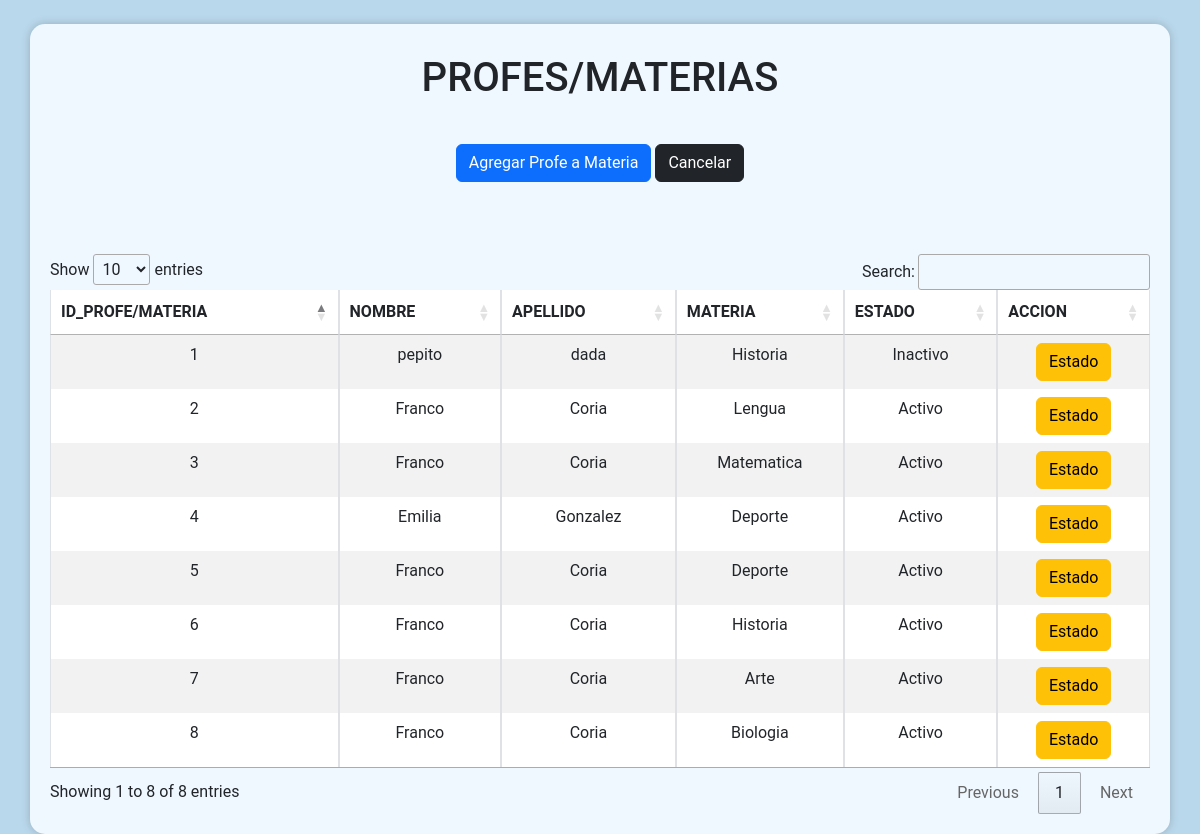
The page /admin/profe_materia/profeMateria.php (signed in) on the database its author committed.
### tables this page shows
CREATE TABLE `profe_materia` (
  `id_pm` int(11) NOT NULL,
  `id_profesor` int(11) NOT NULL,
  `id_materia` int(11) NOT NULL,
  `id_estado` int(11) NOT NULL
);

CREATE TABLE `profesores` (
  `id_profesor` int(11) NOT NULL,
  `nombre` varchar(50) NOT NULL,
  `apellido` varchar(50) NOT NULL,
  `correo` varchar(50) NOT NULL,
  `usuario` varchar(50) NOT NULL,
  `contraseña` varchar(50) NOT NULL,
  `id_sexo` int(11) NOT NULL,
  `id_estado` int(11) NOT NULL
);

CREATE TABLE `materia` (
  `id_materia` int(11) NOT NULL,
  `tipo` varchar(50) NOT NULL
);

CREATE TABLE `estado` (
  `id_estado` int(11) NOT NULL,
  `tipo` varchar(50) NOT NULL
);

### admin/profe_materia/profeMateria.php (the view, shortened to what this page needs)
<?php
$conn = mysqli_connect("localhost", "root", "", "gestion_calificaciones");
?>
<!DOCTYPE html>
<html lang="en">
<head>
    <link rel="stylesheet" href="https://cdn.jsdelivr.net/npm/bootstrap@5.3.0-alpha1/dist/css/bootstrap.min.css">
    <link rel="stylesheet" href="//cdn.datatables.net/1.13.4/css/jquery.dataTables.min.css">
</head>
<br>
<body>
    <div class="container">
        <h1>PROFES/MATERIAS</h1>
        <br>
        <button type="button" class="btn btn-primary" onclick="window.location.href='insertarProfeMateria.php'">Agregar Profe a Materia</button>
        <button type="button" class="btn btn-dark" onclick="window.location.href='../modoAdmin.php'">Cancelar</button>
        <br><br><br><br>
        <?php
        $sql = "SELECT p.id_pm, s.id_profesor, e.id_materia, x.id_estado, s.nombre, s.apellido AS profesores , e.tipo AS materia, x.tipo AS estado
        FROM profe_materia p
        JOIN materia e ON p.id_materia = e.id_materia
        JOIN profesores s ON p.id_profesor = s.id_profesor
        JOIN estado x ON p.id_estado = x.id_estado";
        $result = mysqli_query($conn, $sql);
        ?>
        <table id="profeMaterias" class="table table-bordered table-striped text-center">
            <thead>
                <tr class="bg-primary text-white">
                    <th scope="col">ID_PROFE/MATERIA</th>
                    <th scope="col">NOMBRE</th>
                    <th scope="col">APELLIDO</th>
                    <th scope="col">MATERIA</th>
                    <th scope="col">ESTADO</th>
                    <th scope="col">ACCION</th>
                </tr>
            </thead>
            <tbody>
                <?php
                while ($mostrar = mysqli_fetch_array($result)) {
                    ?>
                    <tr>
                        <td><?php echo $mostrar['id_pm'] ?></td>
                        <td><?php echo $mostrar['nombre'] ?></td>
                        <td><?php echo $mostrar['profesores'] ?></td>
                        <td><?php echo $mostrar['materia'] ?></td>
                        <td><?php echo $mostrar['estado'] ?></td>
                        <td>
                            <button type="button" class="btn btn-warning" onclick="window.location.href='estadoProfeMateria.php?id=<?php echo $mostrar["id_pm"]; ?>'">Estado</button>
                        </td>
                    </tr>
                <?php
                }
                ?>
            </tbody>
        </table>
    </div>
</body>
</html>

### admin/profe_materia/profeMateria.php (style rules this page uses)
body { background-color: #BAD8EC; font-family: "Roboto", sans-serif; text-align: center; }
.container { background-color: aliceblue; margin: auto; padding: 20px; border-radius: 15px; box-shadow: 0 0 10px rgba(0, 0, 0, 0.2); }
h1 { background-color: aliceblue; border-radius: 15px 10px 15px 10px; padding: 10px; }

### rows shown on the page
profe_materia: id_pm "3", id_profesor.nombre "Franco", id_profesor.apellido "Coria", id_materia.tipo "Matematica", id_estado.tipo "Activo"
profe_materia: id_pm "2", id_profesor.nombre "Franco", id_profesor.apellido "Coria", id_materia.tipo "Lengua", id_estado.tipo "Activo"
profe_materia: id_pm "5", id_profesor.nombre "Franco", id_profesor.apellido "Coria", id_materia.tipo "Deporte", id_estado.tipo "Activo"
profe_materia: id_pm "6", id_profesor.nombre "Franco", id_profesor.apellido "Coria", id_materia.tipo "Historia", id_estado.tipo "Activo"
profe_materia: id_pm "7", id_profesor.nombre "Franco", id_profesor.apellido "Coria", id_materia.tipo "Arte", id_estado.tipo "Activo"
profe_materia: id_pm "8", id_profesor.nombre "Franco", id_profesor.apellido "Coria", id_materia.tipo "Biologia", id_estado.tipo "Activo"
profe_materia: id_pm "1", id_profesor.nombre "pepito", id_profesor.apellido "dada", id_materia.tipo "Historia", id_estado.tipo "Inactivo"
profe_materia: id_pm "4", id_profesor.nombre "Emilia", id_profesor.apellido "Gonzalez", id_materia.tipo "Deporte", id_estado.tipo "Activo"
